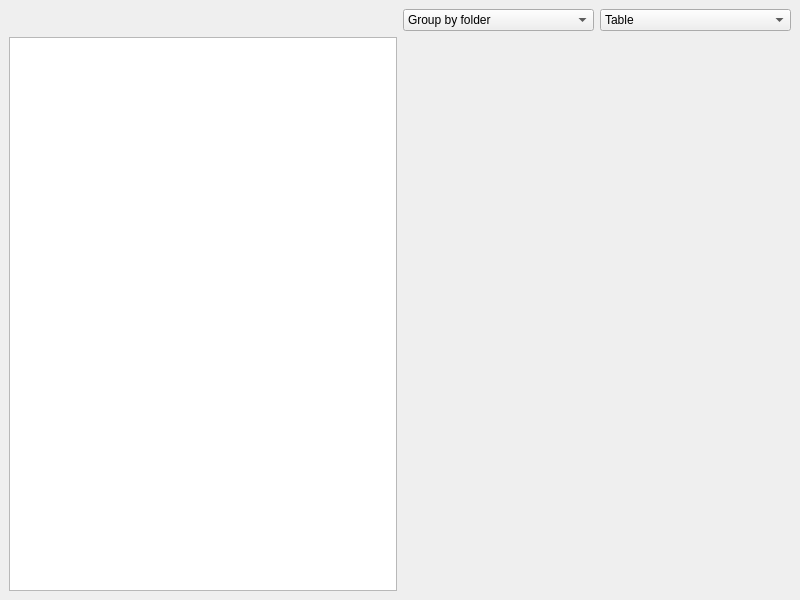
<?xml version="1.0" encoding="UTF-8"?>
<ui version="4.0">
 <class>Model</class>
 <widget class="QMainWindow" name="Model">
  <property name="geometry">
   <rect>
    <x>0</x>
    <y>0</y>
    <width>800</width>
    <height>600</height>
   </rect>
  </property>
  <property name="windowTitle">
   <string>MainWindow</string>
  </property>
  <widget class="QWidget" name="centralwidget">
   <layout class="QGridLayout" name="gridLayout_2">
    <item row="0" column="0">
     <layout class="QGridLayout" name="gridLayout">
      <item row="2" column="0">
       <widget class="QTreeView" name="treeView"/>
      </item>
      <item row="0" column="1">
       <layout class="QHBoxLayout" name="horizontalLayout">
        <item>
         <widget class="QComboBox" name="comboBox">
          <item>
           <property name="text">
            <string>Group by folder</string>
           </property>
          </item>
          <item>
           <property name="text">
            <string>Group by type</string>
           </property>
          </item>
         </widget>
        </item>
        <item>
         <widget class="QComboBox" name="displayBox">
          <item>
           <property name="text">
            <string>Table</string>
           </property>
          </item>
          <item>
           <property name="text">
            <string>Bar</string>
           </property>
          </item>
          <item>
           <property name="text">
            <string>Pie</string>
           </property>
          </item>
         </widget>
        </item>
       </layout>
      </item>
      <item row="2" column="1">
       <widget class="QStackedWidget" name="stackedWidget"/>
      </item>
     </layout>
    </item>
   </layout>
  </widget>
 </widget>
 <resources/>
 <connections/>
</ui>
